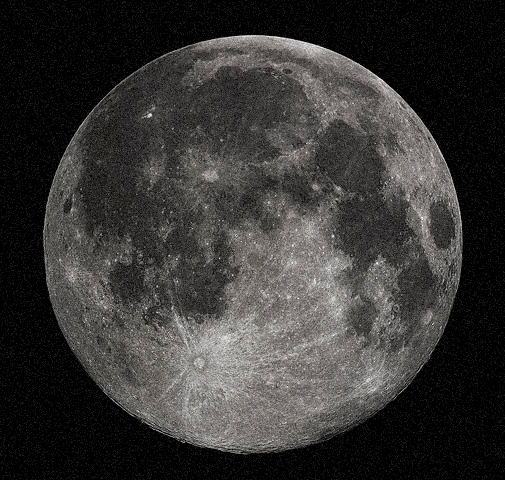
#> input picture CSE 398/HW1/data/input2/gb_image1.jpg, 505 x 480 px, found by its file name; its folder holds only this picture in this run
$ python noise_reduce.py
#> lines starting #> are read from the running program, lines starting #| are printed output that depends on the picture
import os
import cv2
import numpy as np

def convolve(image, kernel):
    (iH, iW, iD) = image.shape[:3]
    (kH, kW) = kernel.shape[:2]

    padW = (kW - 1) // 2
    padH = (kH - 1) // 2
    image = cv2.copyMakeBorder(image, padH, padH, padW, padW, cv2.BORDER_REPLICATE)
    output = np.zeros((iH, iW, iD), dtype="float32")

    for y in np.arange(padH, iH + padH):
        for x in np.arange(padW, iW + padW):
            for z in range(3):
                roi = image[y - padH:y + padH + 1, x - padW:x + padW + 1, z]
                k = (roi * kernel).sum()
                output[y - padH, x - padW, z] = k

    return output

def rescale_intensity(img, in_range=(0, 255)):
    min_val, max_val = in_range
    img = np.clip(img, min_val, max_val)
    return img

def display_save(title, img, output_path):
    # Rescale intensity
    img_rescaled = rescale_intensity(img, in_range=(0, 255))

    # Convert to uint8
    img_uint8 = img_rescaled.astype("uint8")

    # Create the directory if it doesn't exist
    output_folder = os.path.dirname(output_path)
    if not os.path.exists(output_folder):
        os.makedirs(output_folder)

    # Save image
    cv2.imwrite(output_path, img_uint8)

# Function for median blur
def median_blur(image, kernel_size):
    # Copy the input image to avoid modifying the original image
    output_image = np.copy(image)
    padding = kernel_size // 2

    # Iterate over each pixel in the image
    for i in range(padding, image.shape[0] - padding):
        for j in range(padding, image.shape[1] - padding):
            for k in range (3):
                # Extract the neighborhood of the current pixel
                neighborhood = image[i - padding:i + padding + 1, j - padding:j + padding + 1,k]
                # Compute the median value of the neighborhood
                median_value = np.median(neighborhood)
                # Assign the median value to the corresponding pixel in the output image
                output_image[i, j, k] = median_value

    return output_image

# Mean filter kernel
mean_filter = np.ones((3, 3), dtype="float") * (1.0 / 9)

# Gaussian filter kernel
gaussian_filter = np.array((
    [1,  2,  1,  2,  1],
    [2,  4,  8,  4,  2],
    [1,  8, 16,  8,  1],
    [2,  4,  8,  4,  2],
    [1,  2,  1,  2,  1]), dtype="float") / 64

# Specify the path to the folder containing the images
input_folder = '/Users/ivoryle/Desktop/CSE 398/HW1/data/input2'
output_folder = '/Users/ivoryle/Desktop/CSE 398/HW1/output'

# Create the output folder if it doesn't exist
if not os.path.exists(output_folder):
    os.makedirs(output_folder)

# Specify the subfolder name
subfolder_name = 'noise'

# Get a list of all image files in the folder
image_files = [f for f in os.listdir(input_folder) if f.endswith('.jpg')]

# Loop over each image file
for image_file in image_files:
    # Construct the full path to the image file
    image_path = os.path.join(input_folder, image_file)

    # Load the input image
    image = cv2.imread(image_path, cv2.IMREAD_COLOR)
#> image is the input picture: shape (480, 505, 3); mean B, G, R 52.2, 53.5, 55

    # Loop over each filter in the kernel bank
    for (filter_name, filter_kernel) in [("mean filter", mean_filter), ("gaussian filter", gaussian_filter)]:
        # Apply the filter to the image
        filtered_image = convolve(image, filter_kernel)

        # Write the filtered image to the output folder
        output_path = os.path.join(output_folder, subfolder_name, f"{os.path.splitext(image_file)[0]}_{filter_name}.jpg")
        display_save(filter_name, filtered_image, output_path)
#> this loop made 2 passes
#> pass 1, in convolve, `image = cv2.copyMakeBorder(image, padH, padH, padW, padW, cv2.BORDER_R..`:
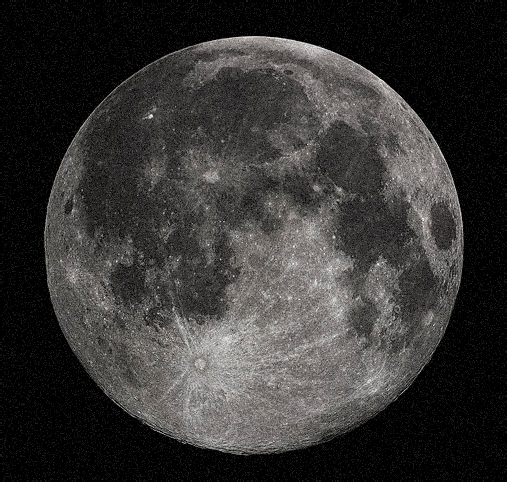
#> image: shape (482, 507, 3); mean of channels 0, 1, 2 51.8, 53.1, 54.6; drawn as B, G, R
#> pass 2, in convolve (call 2), `image = cv2.copyMakeBorder(image, padH, padH, padW, padW, cv2.BORDER_R..`:
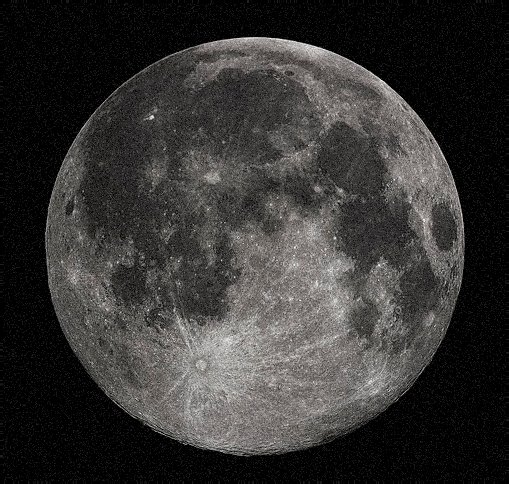
#> image: shape (484, 509, 3); mean of channels 0, 1, 2 51.4, 52.7, 54.2; drawn as B, G, R

    # Apply median filter
    median_filtered_image = median_blur(image, 3)

    # Write the median filtered image to the output folder
    output_path = os.path.join(output_folder, subfolder_name, f"{os.path.splitext(image_file)[0]}_median.jpg")
    display_save("Median filter", median_filtered_image, output_path)
